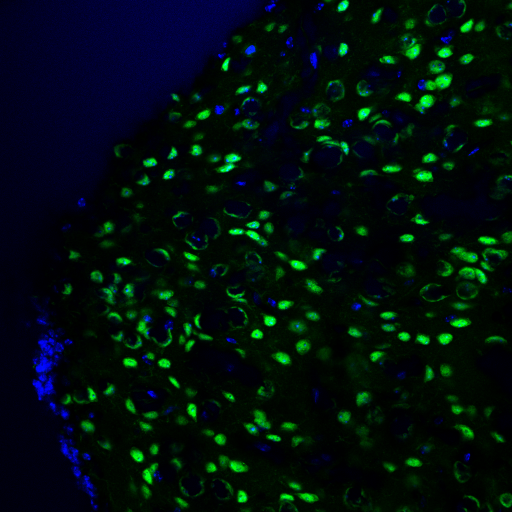
%> input picture cell_images/25x-NeuN-Hoechst-izq-17 ZEN.tif, 1024 x 1024 px (shown at 1/2 size)
$ octave Celulas_25x_17.m   (GNU Octave 9; MATLAB toolbox functions it lacks are replaced by stand-ins)
%> lines starting %> are read from the running program, lines starting %| are printed output that depends on the picture; in (x1, y1, x2, y2) boxes, pixels count from 0 and x2, y2 are one past the last pixel; in counts of white or black regions, pixels touching at a corner belong together; the program's own positions count from 1
### scripts/Calcular_Propiedades.m
function [L,n,stats,Tabla] = Calcular_Propiedades(Im_C_Seg)
% Esta funcion se usa para calcular las propiedades de las celulas
% de una imagen usando regionprops

[L, n] = bwlabel(Im_C_Seg, 8);
stats = regionprops('table', L, 'Area', 'MajorAxisLength', 'MinorAxisLength', 'Orientation', 'Circularity');
area = stats.Area;
eje_Mayor = stats.MajorAxisLength;
eje_Menor = stats.MinorAxisLength;
circ = stats.Circularity;
orientacion = stats.Orientation;
Num = [1:n]';
Tabla = table(Num, area, eje_Mayor, eje_Menor, orientacion, circ);
Tabla.Properties.VariableNames = {'Elemento','Area', 'Eje mayor', 'Eje menor', 'Orientation', 'Circularidad'};
end

### scripts/Eliminar_Nucleos.m
function [Celulas_Depuradas] = Eliminar_Nucleos(Im_C_Seg, Condiciones)
% Esta funcion se usa para eliminar las celulas que cumplen ciertas
% condiciones

cc = bwconncomp(Im_C_Seg);
idx = find(Condiciones);
BW = ismember(labelmatrix(cc),idx);
Celulas_Depuradas = Im_C_Seg -  BW;
end

### scripts/Separar_Nucleos.m
function [Celulas_Separadas] = Separar_Nucleos(Celulas_Depuradas, Condiciones, verbose)
% Esta funcion se usa para separar los nucleos donde parece que se unieron
% 2 celulas diferentes

% Seleccionando los nucleos unidos
cc = bwconncomp(Celulas_Depuradas);
idx = find(Condiciones);
BW = ismember(labelmatrix(cc),idx);
if verbose
    figure();imshow(BW); title('Posibles celulas unidas','Fontsize',15);
end
Celulas_Sin_Pegar = Celulas_Depuradas -  BW;

% Dividiendo las celulas
[L, n] = bwlabel(BW, 8);
stats = regionprops('table', L, 'Area', 'MajorAxisLength', 'MinorAxisLength', 'Orientation');
eje_Menor = stats.MinorAxisLength;
orientacion = stats.Orientation;
Area = stats.Area;
[r,c] = size(Celulas_Depuradas);
Celulas_Divididas = zeros(r,c);
B = strel('disk', 3);

for i = 1:n
    Nucleo = L == i;
    se2 = strel('line', eje_Menor(i), orientacion(i)+90);
    n_aux = 1;
    k = 0;
    while n_aux == 1
        se1 = strel('line', eje_Menor(i)*(0.25+0.02*k), orientacion(i)+90);
        k = k + 1;
        Im_Segmentacion = imerode(Nucleo, se1);
        %figure();imshow(Im_Segmentacion); title('Ovaladas','Fontsize',15);
        Im_Segmentacion = imopen(Im_Segmentacion, B);
        %figure();imshow(Im_Segmentacion); title('Ovaladas','Fontsize',15);
        Im_Segmentacion = imdilate(Im_Segmentacion, se2);
        %figure();imshow(Im_Segmentacion); title('Celula','Fontsize',15);
        Celula_Dividida = Nucleo.*Im_Segmentacion;
        [L_aux, n_aux, stats_aux, Tabla_aux] = Calcular_Propiedades(Celula_Dividida);
        Area_aux = stats_aux.Area;
        if n_aux == 0
            Celula_Dividida = Nucleo;
        end
    end

    if sum(Area_aux) < 0.6*Area(i)
        Celula_Dividida = Nucleo;
    end

    Celulas_Divididas = Celulas_Divididas + Celula_Dividida;
end

Celulas_Separadas = Celulas_Sin_Pegar + Celulas_Divididas;
if verbose
    figure();imshow(Celulas_Divididas);title('Division de los posibles nucleos unidos','Fontsize',15);
end
end

### scripts/Celulas_25x_17.m
close all;
clear variables;
clc;

% Leyendo la imagen y separando por canal de color
cd ..; cd cell_images;
Im1 = im2double(imread('25x-NeuN-Hoechst-izq-17 ZEN.tif'));
cd ..; cd scripts;
figure();imshow(Im1); title(' Imagen original','Fontsize',15);
Im1_C = Im1(:,:,3);
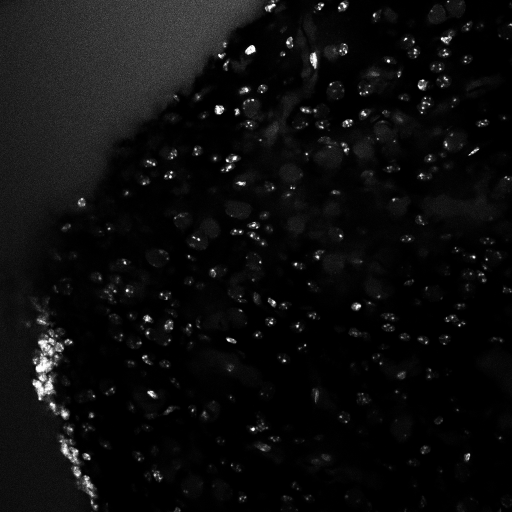
%> Im1_C: size 1024x1024 double (shown at 1/2 size); min 0, max 0.996, mean 0.0512
Im1_F = Im1(:,:,2);
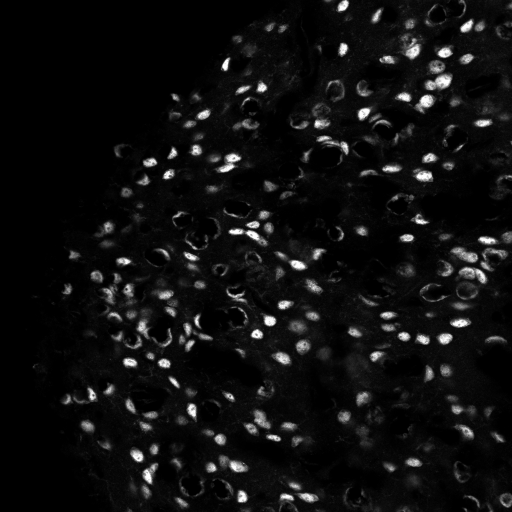
%> Im1_F: size 1024x1024 double (shown at 1/2 size); min 0, max 0.996, mean 0.0606
figure();imshow(Im1_C); title(' Imagen de las celulas','Fontsize',15);
figure();imshow(Im1_F); title(' Imagen de la proteina','Fontsize',15);

% Segmentando los nucleos
Celulas = Im1_C > 15/255;
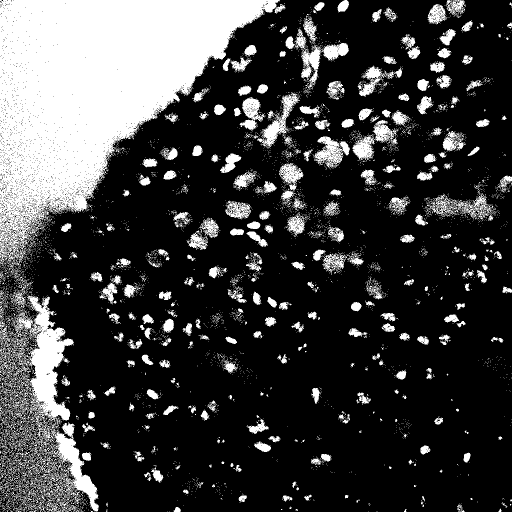
%> Celulas: size 1024x1024 logical (shown at 1/2 size); 24.7% white; 5408 white regions (5034 under 20 px), largest, box (x1, y1, x2, y2) and area: (0, 0, 572, 544) 145069, (0, 588, 198, 1024) 25858, (705, 240, 797, 323) 2479
B1 = strel('disk', 5);
Im1_C_Seg = imopen(Celulas, B1);
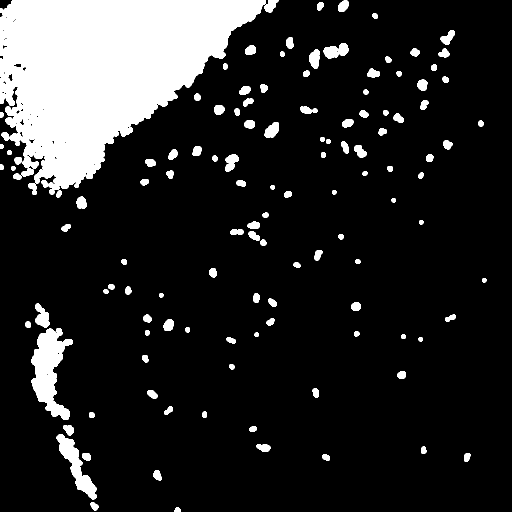
%> Im1_C_Seg: size 1024x1024 logical (shown at 1/2 size); 15% white; 128 white regions, largest, box (x1, y1, x2, y2) and area: (0, 0, 532, 389) 120423, (63, 656, 146, 840) 7731, (113, 868, 194, 999) 3375
Im1_C_Seg = imfill(Im1_C_Seg,'holes');
%> Im1_C_Seg: size 1024x1024 logical; 15.1% white; 128 white regions, largest, box (x1, y1, x2, y2) and area: (0, 0, 532, 389) 121349, (63, 656, 146, 840) 7757, (113, 868, 194, 999) 3375
% figure();imshow(Im1_C_Seg);title('1. Segmentacion de las celulas','Fontsize',15);

% Obteniendo las propiedades de los nucleos
[L1, n1, stats1, Tabla1] = Calcular_Propiedades(Im1_C_Seg);
%> in Calcular_Propiedades, `[L, n] = bwlabel(Im_C_Seg, 8);`:
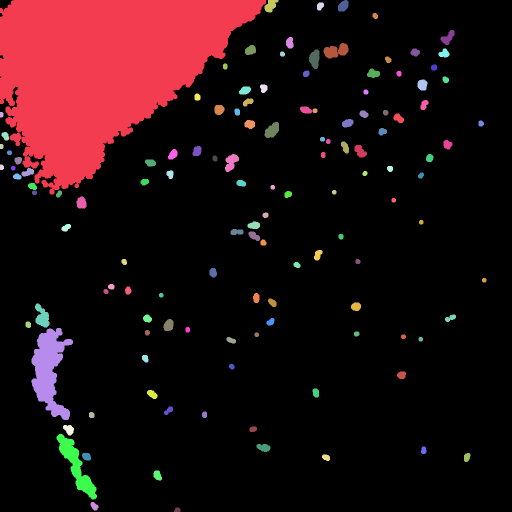
%> L: size 1024x1024 double (shown at 1/2 size); 129 distinct labels, from 0 to 128; one colour per label, 0 black
%> in Calcular_Propiedades, `[L, n] = bwlabel(Im_C_Seg, 8);`: n = 128
%> in Calcular_Propiedades, `stats = regionprops('table', L, 'Area', 'MajorAxisLength', 'MinorAxisL..`: stats = 128 regions; largest, Area, MajorAxisLength, MinorAxisLength, Orientation and Circularity: 121349 528.3 335.2 26.51 0.241, 7757 196.2 69.51 -88.67 0.25, 3375 161.4 31.76 -63.24 0.3, 991 56.04 25.29 12.57 0.47, 874 50.29 26 -71.87 0.527
%> in Calcular_Propiedades, `area = stats.Area;`: area = 128 values, max 121349 at index 1, min 64 at index 3, mean 1233.4
%> in Calcular_Propiedades, `eje_Mayor = stats.MajorAxisLength;`: eje_Mayor = 128 values, max 528.3 at index 1, min 9.41 at index 7, mean 25.13
%> in Calcular_Propiedades, `eje_Menor = stats.MinorAxisLength;`: eje_Menor = 128 values, max 335.2 at index 1, min 7.7 at index 3, mean 16.19
%> in Calcular_Propiedades, `circ = stats.Circularity;`: circ = 128 values, max 1.01 at index 7, min 0.241 at index 1, mean 0.893
%> in Calcular_Propiedades, `orientacion = stats.Orientation;`: orientacion = 128 values, max 90 at index 2, min -89.81 at index 62, mean -5.15
%> in Calcular_Propiedades, `Num = [1:n]';`: Num = 128 values from 1 to 128
%> in Calcular_Propiedades, `Tabla = table(Num, area, eje_Mayor, eje_Menor, orientacion, circ);`: Tabla = 128 items; first 5, Num, area, eje_Mayor, eje_Menor and orientacion: 1 121349 528.3 335.2 26.51, 2 71 12.05 7.75 90, 3 64 10.92 7.7 90, 4 79 11.96 8.71 -84.43, 5 187 19.07 12.82 -58.36
%> n1 = 128; stats1 has the same summary as stats in Calcular_Propiedades; Tabla1 = 128 regions; largest, Elemento, Area, Eje mayor, Eje menor and Orientation: 1 121349 528.3 335.2 26.51, 13 7757 196.2 69.51 -88.67, 17 3375 161.4 31.76 -63.24, 87 991 56.04 25.29 12.57, 15 874 50.29 26 -71.87
% Eliminando nucleos que no nos importan (Grandes y no circulares)
area_condicion = 270;
Condiciones = [stats1.Area] < area_condicion/3 | [stats1.Area] > area_condicion*3 | [stats1.Circularity] < 0.3;
%> Condiciones = 128 logical values, 29 true
Celulas_Depuradas = Eliminar_Nucleos(Im1_C_Seg, Condiciones);
%> in Eliminar_Nucleos, `cc = bwconncomp(Im_C_Seg);`: cc = 128 connected components
%> in Eliminar_Nucleos, `idx = find(Condiciones);`: idx = 29 values from 1 to 128
figure();imshow(Celulas_Depuradas); title('Celulas buenas','Fontsize',15);

% Obteniendo las propiedades de los nucleos depurados
[L2, n2, stats2, Tabla2] = Calcular_Propiedades(Celulas_Depuradas);
%> in Calcular_Propiedades (call 2), `[L, n] = bwlabel(Im_C_Seg, 8);`:
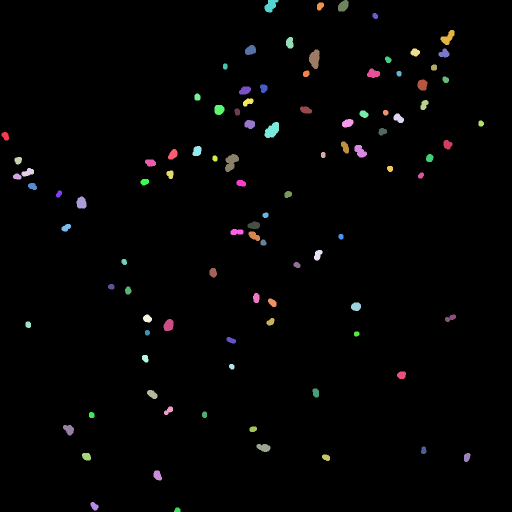
%> L: size 1024x1024 double (shown at 1/2 size); 100 distinct labels, from 0 to 99; one colour per label, 0 black
%> in Calcular_Propiedades (call 2), `[L, n] = bwlabel(Im_C_Seg, 8);`: n = 99
%> in Calcular_Propiedades (call 2), `stats = regionprops('table', L, 'Area', 'MajorAxisLength', 'MinorAxisL..`: stats = 99 regions; largest, Area, MajorAxisLength, MinorAxisLength, Orientation and Circularity: 637 38.04 21.74 48.23 0.783, 617 40.16 21.76 62.99 0.595, 607 38.85 20.82 86.47 0.777, 443 31.7 18.98 49.38 0.674, 441 36.24 18.42 47.43 0.636
%> in Calcular_Propiedades (call 2), `area = stats.Area;`: area = 99 values, max 637 at index 55, min 92 at index 21, mean 219.4
%> in Calcular_Propiedades (call 2), `eje_Mayor = stats.MajorAxisLength;`: eje_Mayor = 99 values, max 40.16 at index 36, min 11.37 at index 21, mean 19.96
%> in Calcular_Propiedades (call 2), `eje_Menor = stats.MinorAxisLength;`: eje_Menor = 99 values, max 21.76 at index 36, min 9.7 at index 35, mean 13.73
%> in Calcular_Propiedades (call 2), `circ = stats.Circularity;`: circ = 99 values, max 0.996 at index 80, min 0.595 at index 36, mean 0.896
%> in Calcular_Propiedades (call 2), `orientacion = stats.Orientation;`: orientacion = 99 values, max 90 at index 21, min -89.81 at index 49, mean -6.21
%> in Calcular_Propiedades (call 2), `Num = [1:n]';`: Num = 99 values from 1 to 99
%> in Calcular_Propiedades (call 2), `Tabla = table(Num, area, eje_Mayor, eje_Menor, orientacion, circ);`: Tabla = 99 items; first 5, Num, area, eje_Mayor, eje_Menor and orientacion: 1 187 19.07 12.82 -58.36, 2 161 17.6 11.88 -9.32, 3 180 16.02 14.62 49.05, 4 275 27.51 13.6 20.54, 5 124 13.79 11.54 -72.35
%> n2 = 99; stats2 has the same summary as stats in Calcular_Propiedades; Tabla2 = 99 regions; largest, Elemento, Area, Eje mayor, Eje menor and Orientation: 55 637 38.04 21.74 48.23, 36 617 40.16 21.76 62.99, 63 607 38.85 20.82 86.47, 54 443 31.7 18.98 49.38, 94 441 36.24 18.42 47.43
% Separando nucleos
Condiciones_Separacion = [stats2.MajorAxisLength./stats2.MinorAxisLength] > 1.5 & [stats2.Area] > (area_condicion-200)*1.5;
%> Condiciones_Separacion = 99 logical values, 36 true
Celulas_Separadas = Separar_Nucleos(Celulas_Depuradas, Condiciones_Separacion);
%> in Separar_Nucleos, `cc = bwconncomp(Celulas_Depuradas);`: cc = 99 connected components
%> in Separar_Nucleos, `idx = find(Condiciones);`: idx = 36 values from 4 to 98
%> in Separar_Nucleos, `BW = ismember(labelmatrix(cc),idx);`:
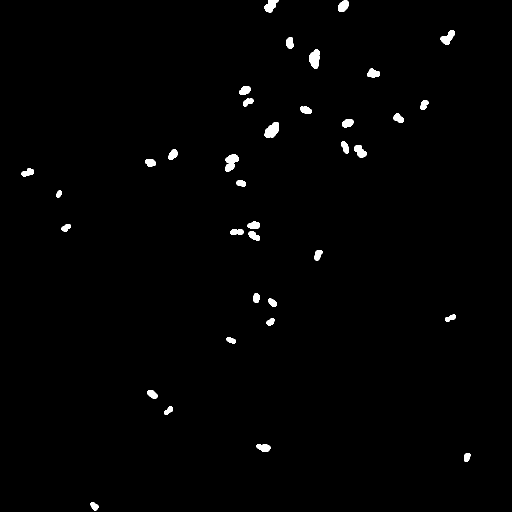
%> BW: size 1024x1024 logical (shown at 1/2 size); 1% white; 36 white regions, largest, box (x1, y1, x2, y2) and area: (529, 244, 558, 276) 637, (450, 308, 478, 344) 617, (618, 99, 639, 138) 607
%> the run ends on the next line

$ run again, with cell_images/63x-NeuN-Hoechst-izq-18 ZEN.tif copied over cell_images/25x-NeuN-Hoechst-izq-17 ZEN.tif
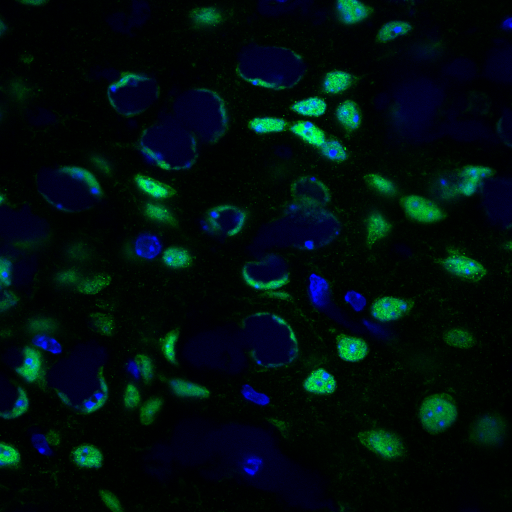
%> input picture cell_images/63x-NeuN-Hoechst-izq-18 ZEN.tif, 1024 x 1024 px (shown at 1/2 size)
%> Celulas: size 1024x1024 logical; 26% white; 3625 white regions (3548 under 20 px), largest, box (x1, y1, x2, y2) and area: (293, 839, 674, 1024) 25356, (748, 77, 1024, 295) 22876, (482, 352, 685, 581) 20363
%> in Calcular_Propiedades, `[L, n] = bwlabel(Im_C_Seg, 8);`:
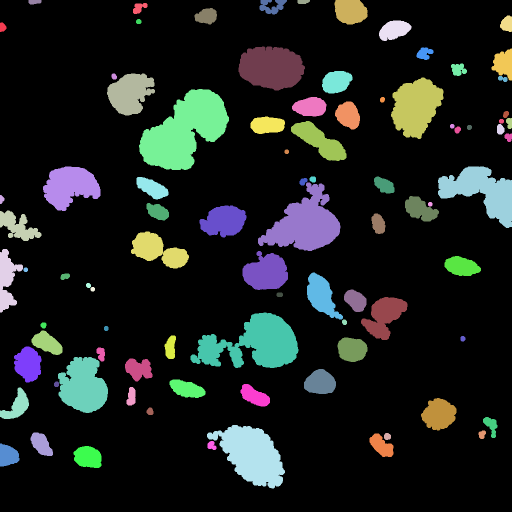
%> L: size 1024x1024 double (shown at 1/2 size); 90 distinct labels, from 0 to 89; one colour per label, 0 black
%> n = 89
%> stats = 89 regions; largest, Area, MajorAxisLength, MinorAxisLength, Orientation and Circularity: 17010 212 111.7 41.26 0.475, 13261 226.2 103.5 8.64 0.211, 11932 157.2 113.8 30.35 0.312, 11302 161.7 92.91 -42.31 0.42, 9184 178.1 90.29 -24.46 0.326
%> area = 89 values, max 17010 at index 30, min 69 at index 8, mean 2172.4
%> eje_Mayor = 89 values, max 226.2 at index 35, min 9.41 at index 8, mean 56.35
%> eje_Menor = 89 values, max 113.8 at index 44, min 8.74 at index 50, mean 33.95
%> circ = 89 values, max 1.01 at index 8, min 0.211 at index 35, mean 0.742
%> orientacion = 89 values, max 90 at index 21, min -87.26 at index 82, mean -3.58
%> Num = 89 values from 1 to 89
%> Tabla = 89 items; first 5, Num, area, eje_Mayor, eje_Menor and orientacion: 1 191 19.16 13.47 -86.21, 2 115 17.59 9.37 87.88, 3 2594 92.84 43.78 -31.46, 4 2990 134 40.04 88.38, 5 1730 75.82 37.62 50.76
%> n1 = 89; stats1 has the same summary as stats in Calcular_Propiedades; Tabla1 = 89 regions; largest, Elemento, Area, Eje mayor, Eje menor and Orientation: 30 17010 212 111.7 41.26, 35 13261 226.2 103.5 8.64, 44 11932 157.2 113.8 30.35, 38 11302 161.7 92.91 -42.31, 73 9184 178.1 90.29 -24.46
%> Condiciones = 89 logical values, 56 true
%> in Eliminar_Nucleos, `cc = bwconncomp(Im_C_Seg);`: cc = 89 connected components
%> in Eliminar_Nucleos, `idx = find(Condiciones);`: idx = 56 values from 3 to 85
%> Celulas_Depuradas: size 1024x1024 double; values 0 (black) and 1 (white), 0.79% white; 33 white regions, largest, box (x1, y1, x2, y2) and area: (329, 671, 352, 718) 800, (966, 834, 995, 876) 636, (1000, 31, 1024, 64) 609
%> L: size 1024x1024 double; 34 distinct labels, from 0 to 33
%> stats = 33 regions; largest, Area, MajorAxisLength, MinorAxisLength, Orientation and Circularity: 800 50.65 21.36 84.76 0.687, 636 46.15 22.59 -65.1 0.512, 609 33.12 24.72 82.08 0.835, 565 33.06 23.93 19.97 0.579, 565 31.61 24.96 -12.35 0.5
%> n2 = 33; stats2 has the same summary as stats in Calcular_Propiedades; Tabla2 = 33 regions; largest, Elemento, Area, Eje mayor, Eje menor and Orientation: 13 800 50.65 21.36 84.76, 27 636 46.15 22.59 -65.1, 30 609 33.12 24.72 82.08, 22 565 33.06 23.93 19.97, 23 565 31.61 24.96 -12.35
%> Condiciones_Separacion = 33 logical values, 11 true
%> in Separar_Nucleos, `cc = bwconncomp(Celulas_Depuradas);`: cc = 33 connected components
%> in Separar_Nucleos, `idx = find(Condiciones);`: idx = [2; 3; 6; 7; 9; 10; 13; 16; 27; 29; 33]
%> in Separar_Nucleos, `BW = ismember(labelmatrix(cc),idx);`:
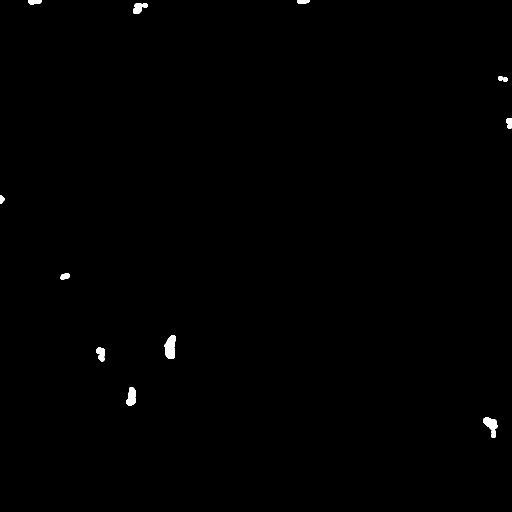
%> BW: size 1024x1024 logical (shown at 1/2 size); 0.36% white; 11 white regions, largest, box (x1, y1, x2, y2) and area: (329, 671, 352, 718) 800, (966, 834, 995, 876) 636, (253, 774, 271, 811) 520

$ run again, with cell_images/25x-NeuN-Hoechst-dx-15 ZEN.tif copied over cell_images/25x-NeuN-Hoechst-izq-17 ZEN.tif
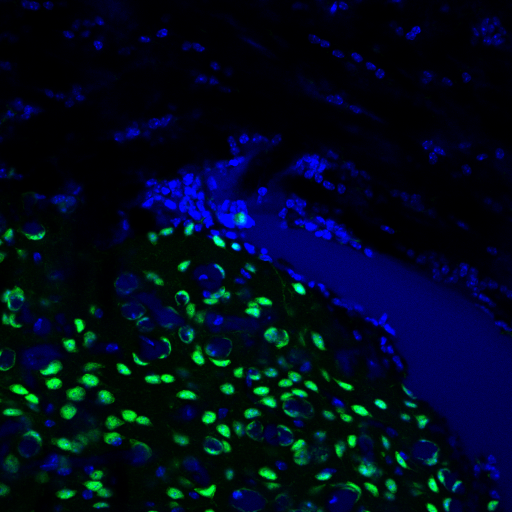
%> input picture cell_images/25x-NeuN-Hoechst-dx-15 ZEN.tif, 1024 x 1024 px (shown at 1/2 size)
%> Celulas: size 1024x1024 logical; 39.9% white; 7351 white regions (7130 under 20 px), largest, box (x1, y1, x2, y2) and area: (244, 248, 1024, 1024) 194228, (349, 520, 579, 735) 20441, (1, 574, 169, 780) 12461
%> in Calcular_Propiedades, `[L, n] = bwlabel(Im_C_Seg, 8);`:
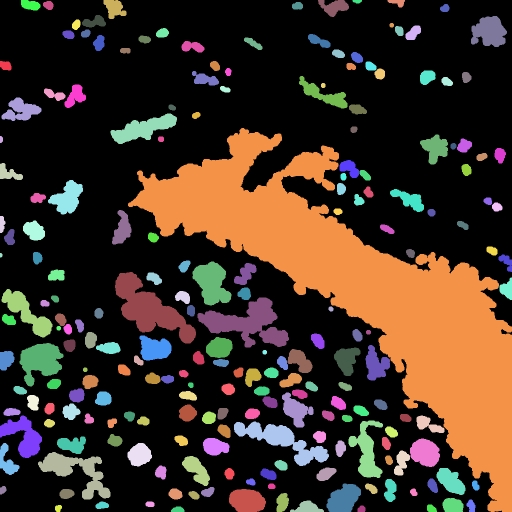
%> L: size 1024x1024 double (shown at 1/2 size); 213 distinct labels, from 0 to 212; one colour per label, 0 black
%> n = 212
%> stats = 212 regions; largest, Area, MajorAxisLength, MinorAxisLength, Orientation and Circularity: 169419 1044.2 300.4 -38.74 0.117, 9706 199.2 75.44 -36.59 0.335, 8360 184.5 87.17 -6.3 0.219, 5891 213.6 48.85 -21.61 0.199, 5271 169.7 73.38 -26.03 0.186
%> area = 212 values, max 169419 at index 66, min 39 at index 5, mean 1615.3
%> eje_Mayor = 212 values, max 1044.2 at index 66, min 9.41 at index 34, mean 43.47
%> eje_Menor = 212 values, max 300.4 at index 66, min 5.46 at index 5, mean 24.1
%> circ = 212 values, max 1.01 at index 34, min 0.117 at index 66, mean 0.79
%> orientacion = 212 values, max 90 at index 2, min -89.05 at index 150, mean -9.9
%> Num = 212 values from 1 to 212
%> Tabla = 212 items; first 5, Num, area, eje_Mayor, eje_Menor and orientacion: 1 356 26.01 17.89 -24.24, 2 72 14.58 6.62 90, 3 828 55.36 26.07 -23.12, 4 282 36.2 10.61 88.57, 5 39 9.53 5.46 90
%> n1 = 212; stats1 has the same summary as stats in Calcular_Propiedades; Tabla1 = 212 regions; largest, Elemento, Area, Eje mayor, Eje menor and Orientation: 66 169419 1044.2 300.4 -38.74, 61 9706 199.2 75.44 -36.59, 97 8360 184.5 87.17 -6.3, 113 5891 213.6 48.85 -21.61, 22 5271 169.7 73.38 -26.03
%> Condiciones = 212 logical values, 59 true
%> in Eliminar_Nucleos, `cc = bwconncomp(Im_C_Seg);`: cc = 212 connected components
%> in Eliminar_Nucleos, `idx = find(Condiciones);`: idx = 59 values from 2 to 204
%> Celulas_Depuradas: size 1024x1024 double; values 0 (black) and 1 (white), 5.6% white; 153 white regions, largest, box (x1, y1, x2, y2) and area: (559, 746, 604, 775) 805, (125, 807, 161, 840) 800, (190, 783, 223, 811) 748
%> L: size 1024x1024 double; 154 distinct labels, from 0 to 153
%> stats = 153 regions; largest, Area, MajorAxisLength, MinorAxisLength, Orientation and Circularity: 805 48.86 22.41 23.9 0.69, 800 34.1 30.88 5.21 0.761, 748 33.24 29.22 12.04 0.92, 741 51.27 21.95 7.33 0.561, 737 40.37 23.89 76.44 0.751
%> n2 = 153; stats2 has the same summary as stats in Calcular_Propiedades; Tabla2 = 153 regions; largest, Elemento, Area, Eje mayor, Eje menor and Orientation: 92 805 48.86 22.41 23.9, 24 800 34.1 30.88 5.21, 37 748 33.24 29.22 12.04, 31 741 51.27 21.95 7.33, 90 737 40.37 23.89 76.44
%> Condiciones_Separacion = 153 logical values, 70 true
%> in Separar_Nucleos, `cc = bwconncomp(Celulas_Depuradas);`: cc = 153 connected components
%> in Separar_Nucleos, `idx = find(Condiciones);`: idx = 70 values from 2 to 152
%> in Separar_Nucleos, `BW = ismember(labelmatrix(cc),idx);`:
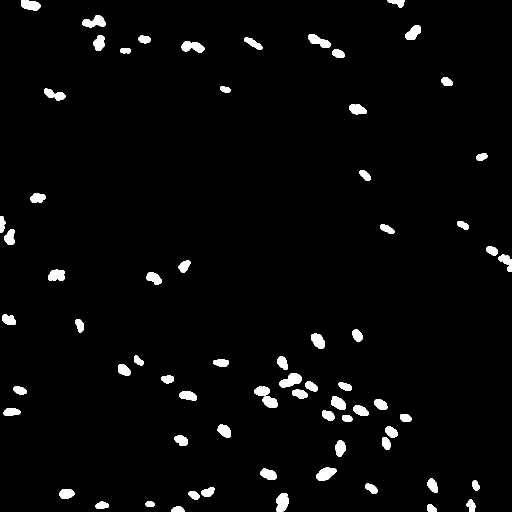
%> BW: size 1024x1024 logical (shown at 1/2 size); 2.8% white; 70 white regions, largest, box (x1, y1, x2, y2) and area: (559, 746, 604, 775) 805, (164, 30, 212, 55) 741, (633, 935, 673, 962) 737
